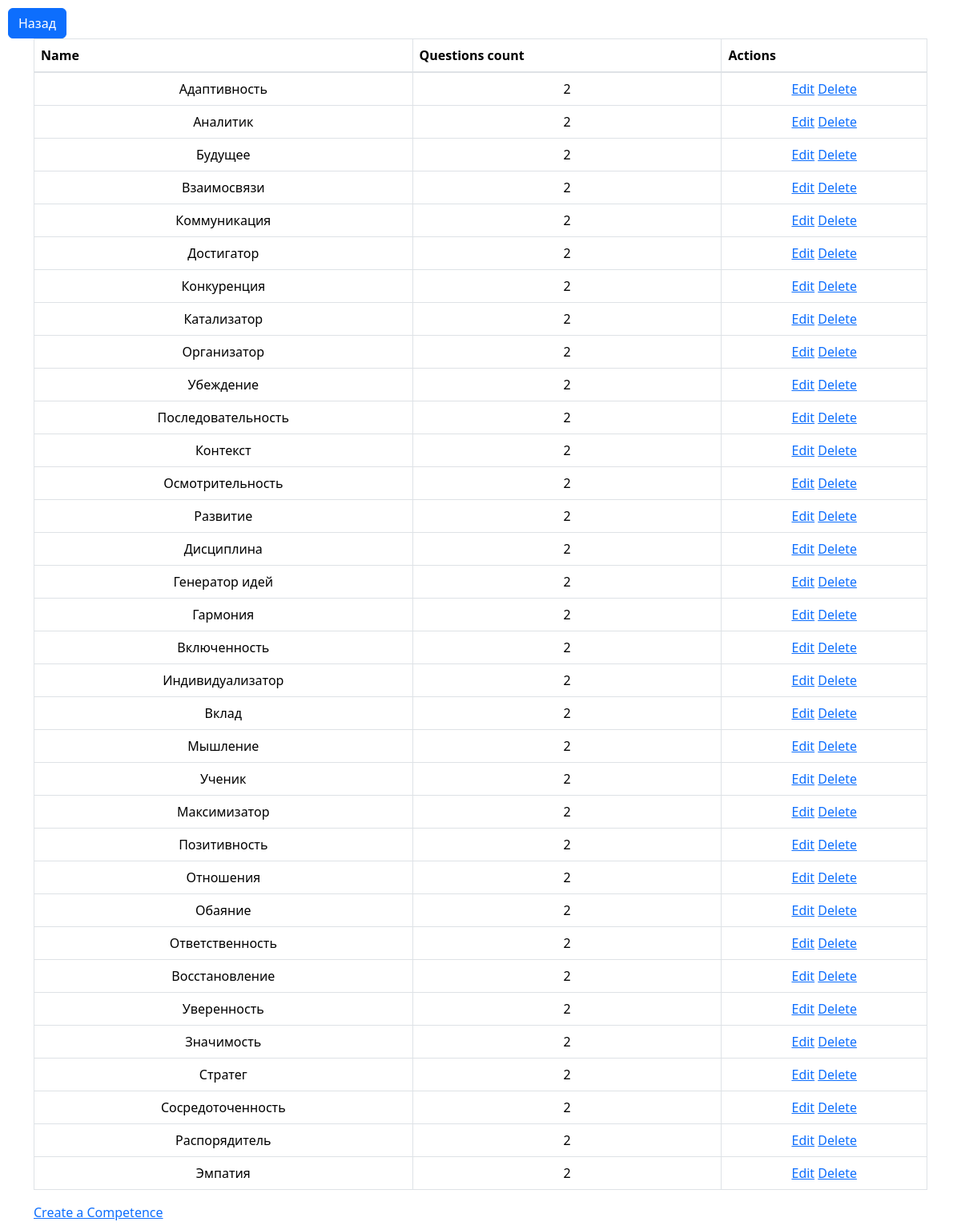
/local_admin/competences/, run on the app's committed database.
### questionnaire/models.py (models this page shows, shortened)
class Competence(models.Model):
    name = models.CharField(max_length=100)
    questions = models.ManyToManyField(Question)

### questionnaire/views.py (the view)
# urls.py: path('local_admin/competences/', views.competence_list, name='competence_list'),
def competence_list(request):
    competences = Competence.objects.all()
    return render(request, 'competences/competence_list.html', {'competences': competences})

### templates/competences/competence_list.html (shortened to what this page needs)
{% load static %}
<!DOCTYPE html>
<html>
<head>
    <link rel="stylesheet" type="text/css" href="{% static 'css/bootstrap.min.css' %}">
    <link rel="stylesheet" type="text/css" href="{% static 'css/styles.css' %}">
    <link href="https://cdn.jsdelivr.net/npm/bootstrap@5.3.2/dist/css/bootstrap.min.css" rel="stylesheet">
</head>
<body>
<a href="{% url 'mini_admin'%}" class="btn btn-primary">Назад</a>
<div class="container">
  <table class="table table-bordered">
    <thead>
      <tr>
        <th>Name</th>
        <th>Questions count</th>
        <th>Actions</th>
      </tr>
    </thead>
    <tbody>
      {% for competence in competences %}
      <tr>
        <td>{{ competence.name }}</td>
        <td>{{ competence.questions.count }}</td>
        <td>
          <a href="{% url 'competence_update' competence.id %}">Edit</a>
          <a href="{% url 'competence_delete' competence.id %}">Delete</a>
        </td>
      </tr>
      {% empty %}
      <tr>
        <td colspan="3">No competences found.</td>
      </tr>
      {% endfor %}
    </tbody>
  </table>
  <a href="{% url 'competence_create' %}">Create a Competence</a>
</div>
</body>
</html>

### static/css/styles.css (style rules this page uses)
body { font-family: 'Roboto', sans-serif; padding: 10px; }
th { background-color: #f8f9fa; border: 1px solid #dee2e6; text-align: center; }
td { border: 1px solid #dee2e6; text-align: center; padding: 8px; }

### data on the page
Competence: name "Адаптивность", questions.count "2"
Competence: name "Аналитик", questions.count "2"
Competence: name "Будущее", questions.count "2"
Competence: name "Взаимосвязи", questions.count "2"
Competence: name "Коммуникация", questions.count "2"
Competence: name "Достигатор", questions.count "2"
Competence: name "Конкуренция", questions.count "2"
Competence: name "Катализатор", questions.count "2"
Competence: name "Организатор", questions.count "2"
Competence: name "Убеждение", questions.count "2"
Competence: name "Последовательность", questions.count "2"
Competence: name "Контекст", questions.count "2"
Competence: name "Осмотрительность", questions.count "2"
Competence: name "Развитие", questions.count "2"
Competence: name "Дисциплина", questions.count "2"
Competence: name "Генератор идей", questions.count "2"
Competence: name "Гармония", questions.count "2"
Competence: name "Включенность", questions.count "2"
Competence: name "Индивидуализатор", questions.count "2"
Competence: name "Вклад", questions.count "2"
Competence: name "Мышление", questions.count "2"
Competence: name "Ученик", questions.count "2"
Competence: name "Максимизатор", questions.count "2"
Competence: name "Позитивность", questions.count "2"
Competence: name "Отношения", questions.count "2"
Competence: name "Обаяние", questions.count "2"
Competence: name "Ответственность", questions.count "2"
Competence: name "Восстановление", questions.count "2"
Competence: name "Уверенность", questions.count "2"
Competence: name "Значимость", questions.count "2"
Competence: name "Стратег", questions.count "2"
Competence: name "Сосредоточенность", questions.count "2"
Competence: name "Распорядитель", questions.count "2"
Competence: name "Эмпатия", questions.count "2"
